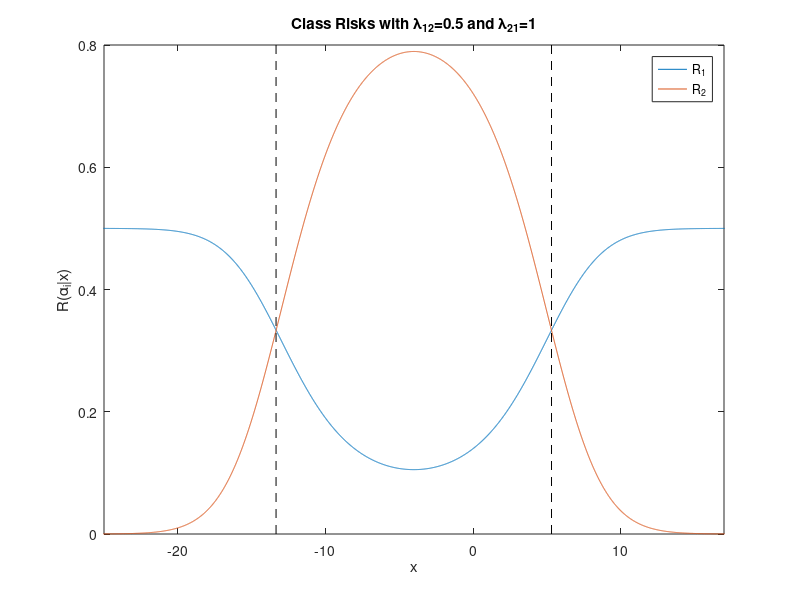

Reproduce this figure in MATLAB.
%% LOAD DATA
clc;
clear all;
load('Data.mat');
p1=xtr_classification(:,2);
p1(p1<0)=2;
xtr_classification(:,2)=p1;
p2=xval_classification(:,2);
p2(p2<0)=2;
xval_classification(:,2)=p2;
%% FIRST PART
%Class Priors
n=length(xtr_classification(:,2)); 
n1=sum(xtr_classification(:,2)==1); 
Class_1_Prior=n1/n;
Class_2_Prior=(n-n1)/n;
%Class Likelihoods
Class_1=xtr_classification(1:n1,1);
Class_2=xtr_classification(n1+1:end,1);
mean1=mean(Class_1); std1=std(Class_1);
mean2=mean(Class_2); std2=std(Class_2);
x=-30:0.01:50;
Class_1_Likelihood=(1/(std1*sqrt(2*pi)))*exp((-(x-mean1).^2)/(2*std1^2));
Class_2_Likelihood=(1/(std2*sqrt(2*pi)))*exp((-(x-mean2).^2)/(2*std2^2));
%Evidence
Evidence=Class_1_Likelihood*Class_1_Prior+Class_2_Likelihood*Class_2_Prior;
%% SECOND PART
%Class Posteriors
Class_1_Posterior=(Class_1_Prior*Class_1_Likelihood)./Evidence;
Class_2_Posterior=(Class_2_Prior*Class_2_Likelihood)./Evidence;
%Risks
Class_1_Risk=0.5*(1-Class_1_Posterior);
Class_2_Risk=1-Class_2_Posterior;
figure
p1=plot(x,Class_1_Risk)
hold on
p2=plot(x,Class_2_Risk)
Boundary = get(gca,'YLim');
line([-13.345 -13.345],Boundary,'Color','k','LineStyle','--');
line([5.315 5.315],Boundary,'Color','k','LineStyle','--');
xlim([-25 17])
xlabel('x')
ylabel('R(\alpha_i|x)')
title('Class Risks with \lambda_1_2=0.5 and \lambda_2_1=1')
legend([p1 p2], 'R_1','R_2')

%% DECISION RULES and CONFUSION MATRICES
% For minimum risk, C_1   -13.35<x<5.32
%                   C_2   else

TrClassification=zeros(125,1);
ValClassification=zeros(125,1);
for i=1:125
    if xtr_classification(i,1)>-13.35 && xtr_classification(i,1)<5.32
        TrClassification(i)=1;
    else
        TrClassification(i)=2;
    end
    
    if xval_classification(i,1)>-13.35 && xval_classification(i,1)<5.32
        ValClassification(i)=1;
    else
        ValClassification(i)=2;
    end
end

TrConfusion=confusionmat(xtr_classification(:,2),TrClassification)
ValConfusion=confusionmat(xval_classification(:,2),ValClassification)
